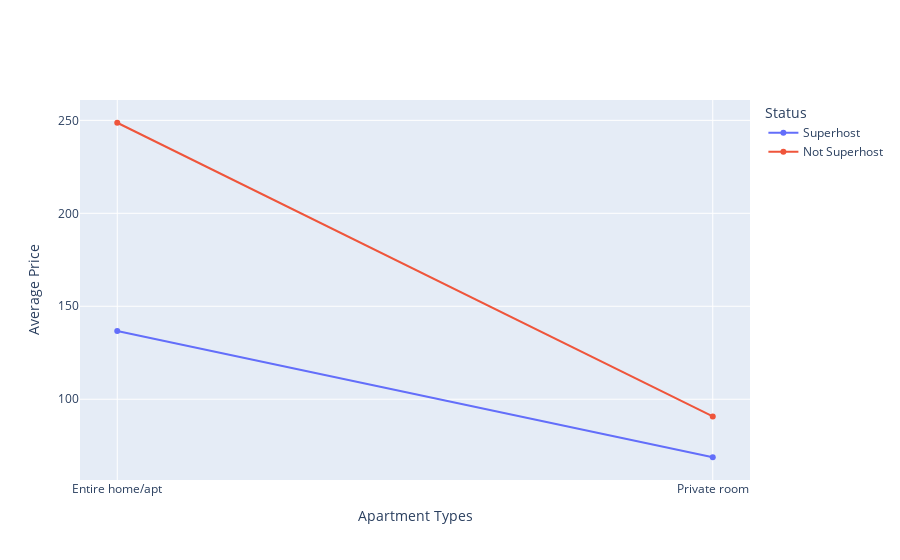

The code cell stored with this chart in its notebook:
### Markdown cell above
#### Q 1 + 2 : Lets look at Superhost "value" for a specific neighbourhood? Lets check with One : West Queen Anne Neighbourhood

### Code cell
# Lets do a plot

plotsuper(df_wqa_s, df_wqa_ns)

### Figure 1 — Plotly figure (JSON) as saved in the notebook; plotly's stock layout.template omitted (floating-point values rounded to 4 significant figures)
{"data": [{"name": "Superhost", "type": "scatter", "x": ["Entire home/apt", "Private room"], "y": [136.7, 68.8]}, {"name": "Not Superhost", "type": "scatter", "x": ["Entire home/apt", "Private room"], "y": [248.7, 90.77]}], "layout": {"legend": {"title": {"text": "Status"}}, "title": {"text": ""}, "xaxis": {"title": {"text": "Apartment Types"}}, "yaxis": {"title": {"text": "Average Price"}}}}
